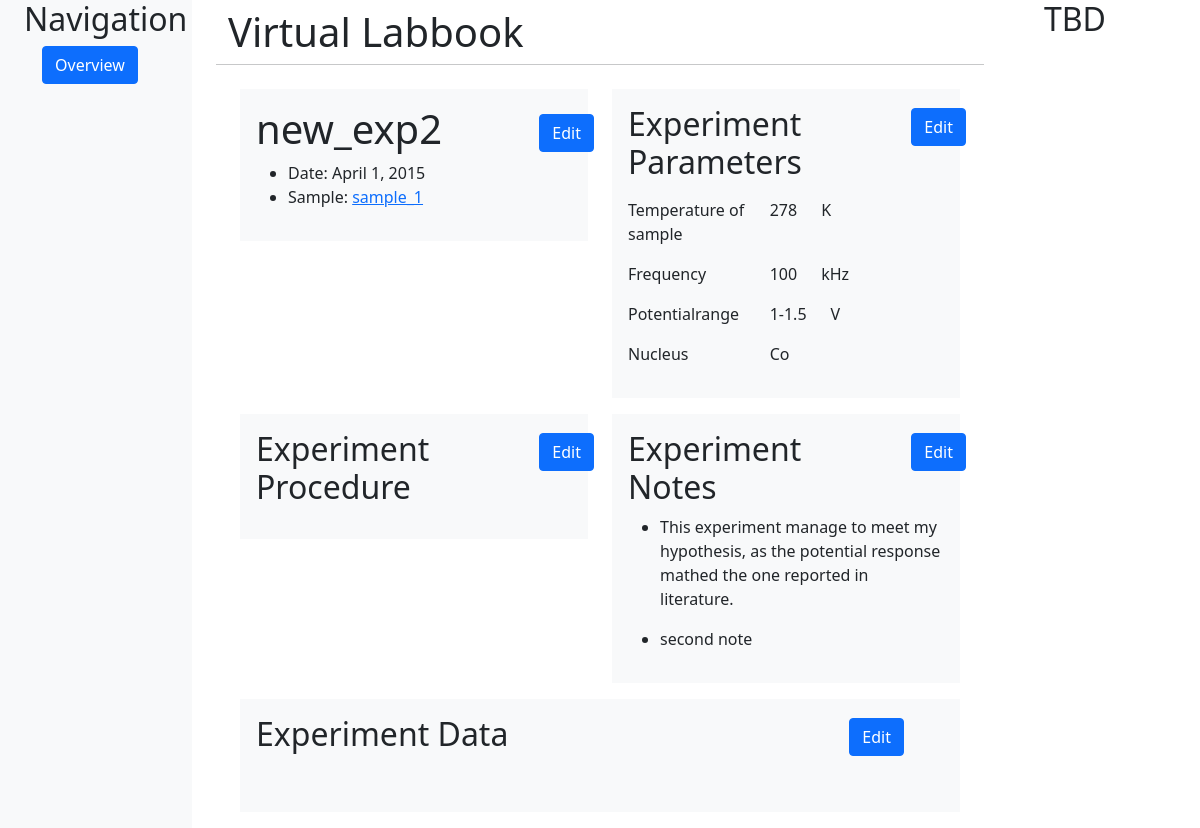
The app's page /polls/experiment/7/, older data.
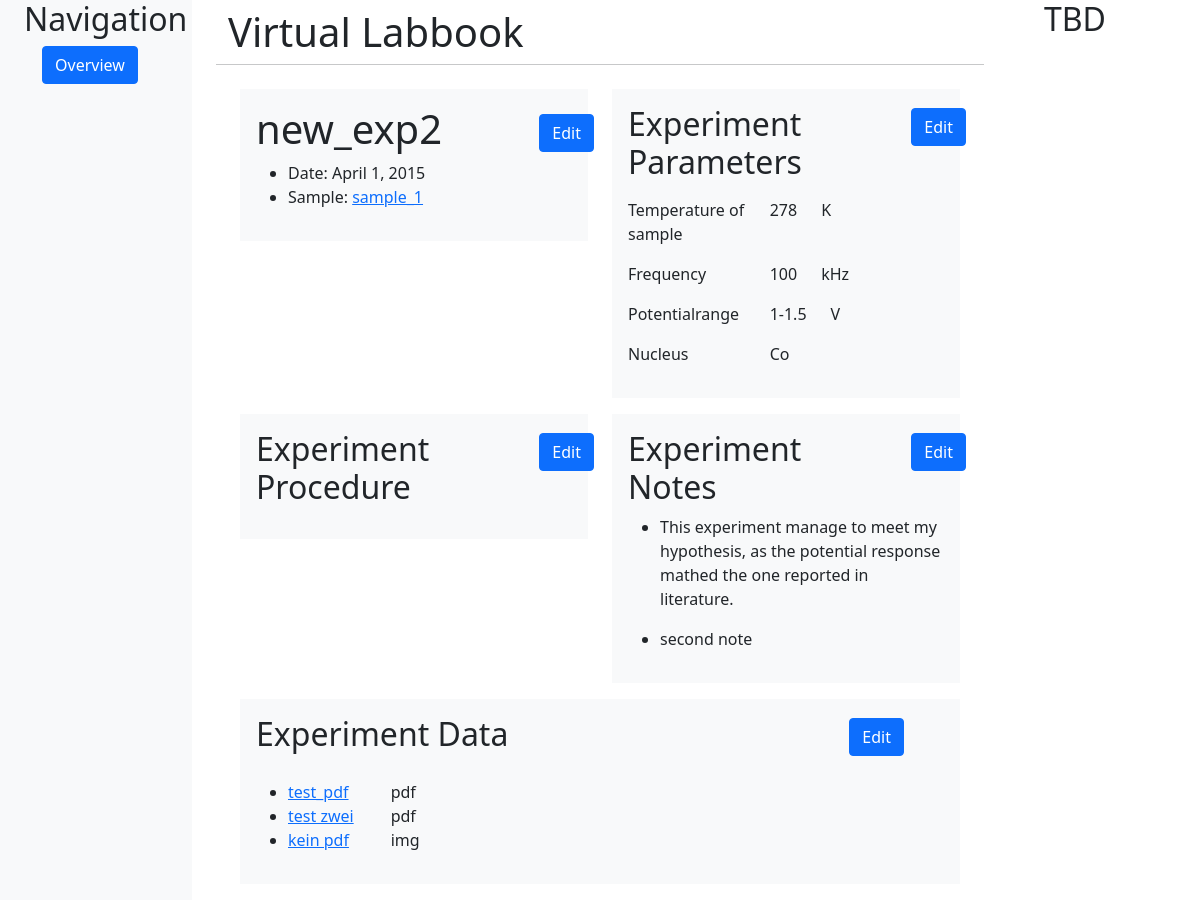
The same page, newer data.
### polls/models.py (models this page shows, shortened)
class Parameter(models.Model):
    step = models.ForeignKey(Step, on_delete=models.CASCADE, related_name='step_parameters', blank=True, null=True)
    sample = models.ForeignKey(Sample, on_delete=models.CASCADE, related_name='sample_parameters', blank=True,
                               null=True)
    experiment = models.ForeignKey(Experiment, on_delete=models.CASCADE, related_name='experiment_parameters',
                                   blank=True, null=True)
    name = models.CharField(max_length=200)
    value = models.CharField(max_length=200, blank=True, null=True)
    unit = models.CharField(max_length=200, blank=True, null=False)

class Note(models.Model):
    step = models.ForeignKey(Step, on_delete=models.CASCADE, related_name='step_notes', blank=True, null=True)
    sample = models.ForeignKey(Sample, on_delete=models.CASCADE, related_name='sample_notes', blank=True, null=True)
    experiment = models.ForeignKey(Experiment, on_delete=models.CASCADE, related_name='experiment_notes', blank=True,
                                   null=True)
    text = models.CharField(max_length=400)

class File(models.Model):
    experiment = models.ForeignKey(Experiment, on_delete=models.CASCADE, related_name='experiment_files', null=True,
                                   blank=True)
    sample = models.ForeignKey(Sample, on_delete=models.CASCADE, related_name='sample_name', null=True, blank=True)
    name = models.CharField(max_length=200, blank=True)
    type = models.CharField(max_length=200, blank=True, null=True,
                            choices=[('txt', 'txt'),
                                     ('csv', 'csv'),
                                     ('pdf', 'pdf'),
                                     ('img', 'image'),
                                     ('etc', 'other')
                                     ])
    file = models.FileField(upload_to='experiment/files/', null=True)
    file_delimiter = models.CharField(max_length=200, blank=True, null=True,
                                      choices=[('\t', 'tag'),
                                               ('dot', '.'),
                                               ('comma', ','),
                                               ('semicolon', ';')
                                               ])
    def __str__(self):
        return self.name

### polls/views.py (the view)
class ExperimentDetailView(generic.DetailView):
    template_name = 'polls/experiment-detail.html'
    object = None
    def get(self, request, *args, **kwargs):
        self.object = get_object_or_404(Experiment, id=self.kwargs['parent_id'])
        return self.render_to_response(self.get_context_data(parent=self.object,
                                                             parent_id=self.object.id))

### polls/models.py (called while the page is built)
    def __str__(self):
        return self.name

### polls/templates/polls/experiment-detail.html (shortened to what the changed rows need)
{%extends 'polls/base.html'%}
{% block content %}
<div class="row row-cols-1 row-cols-lg-2">
    <div class="col">
        <div class="py-3 px-3 mb-3 bg-light text-dark">
            <h1 class="row">
                <div class="col">{{ parent.name }}</div>
                <div class="col-2">
                    {% if update_name != 'experiment' %}
                    <form action="{% url 'polls:update-experiment' parent_id %}" method="get">
                        <input class="btn btn-primary" type="submit" value="Edit">
                    </form>
                    {%endif%}
                </div>
            </h1>
        </div>
    </div>
    <div class="col">
        <div class="py-3 px-3 mb-3 bg-light text-dark">
            <h2>
                <div class="row">
                    <div class="col">Experiment Parameters</div>
                    <div class="col-2">
                        {% if update_name != 'parameter' %}
                        <form action="{% url 'polls:experiment-update-parameter' parent_id %}" method="get">
                        </form>
                        {%endif%}
                    </div>
                </div>
            </h2>
            {% if update_name == 'parameter' %}
            {% with col_count=3 %}
            {% include 'polls/child-update-form.html' %}
            {% endwith %}
            {% else %}
            {% for parameter in parent.experiment_parameters.all %}
            <p>
            <div class="row ">
                <div class="col-5"> {{ parameter.name }}</div>
                <div class="col-md-auto">{{ parameter.value }}</div>
                <div class="col-md-auto">{{ parameter.unit }}</div>
            </div>
            </p>
            {% endfor %}
            {% endif %}
        </div>
    </div>
    <div class="col ">
        <div class="py-3 px-3 mb-3 bg-light text-dark">
            <h2 class="row">
                <div class="col">Experiment Procedure</div>
                <div class="col-2">
                    {% if update_name != 'step' %}
                    <form action="{% url 'polls:experiment-update-step' parent_id %}" method="get">
                        <input class="btn btn-primary" type="submit" value="Edit">
                    </form>
                    {%endif%}
                </div>
            </h2>
        </div>
    </div>
    <div class="col">
        <div class=" py-3 px-3 mb-3 bg-light text-dark">
            <h2>
                <div class="row">
                    <div class="col">Experiment Notes</div>
                    <div class="col-2">
                        {% if update_name != 'step' %}
                        <form action="{% url 'polls:experiment-update-note' parent_id %}" method="get">
                        </form>
                        {%endif%}
                    </div>
                </div>
            </h2>
            {% if update_name == "note" %}
            {% with col_count=1 %}
            {% include 'polls/child-update-form.html' %}
            {% endwith %}
            {% else %}
            {% for note in parent.experiment_notes.all %}
            <div class="row">
                <div class="col-md-auto">
                    <ul>
                        <li>
                            {{ note.text }}
                        </li>
                    </ul>
                </div>
            </div>
            {% endfor %}
            {% endif %}
        </div>
    </div>
    <div class="col-lg-12">
        <div class=" py-3 px-3 mb-3 bg-light text-dark">
            <h2>
                <div class="row">
                    <div class="col">Experiment Data</div>
                    <div class="col-2">
                        <form action="{% url 'polls:file-upload' parent_id %}" method="GET">
                        </form>
                    </div>
                </div>
            </h2>
            {% if update_name == 'file' %}
            {% with col_count=4 %}
            {% include 'polls/child-update-form.html' %}
            {% endwith %}
            {% else %}
            <div class="row mt-4 row-cols-1 row-cols-lg-2 justify-content-center">
                <div class="col col-lg-4">
                    <ul>
                        {% for file in parent.experiment_files.all %}
                        <li>
                            <div class="row">
                                <div class="col">
                                    <a href="{%url 'polls:file-viewer' experiment.id file.id %}">{{ file }}</a>
                                </div>
                                <div class="col">{{ file.type }}</div>
                            </div>
                        </li>
                        {% endfor %}
                    </ul>
                </div>
            </div>
            {% endif %}
        </div>
    </div>
</div>
{% endblock %}

Row changes from the older to the newer data that the page shows:
added File: name "test_pdf", type "pdf"
added File: name "test zwei", type "pdf"
added File: name "kein pdf", type "img"
